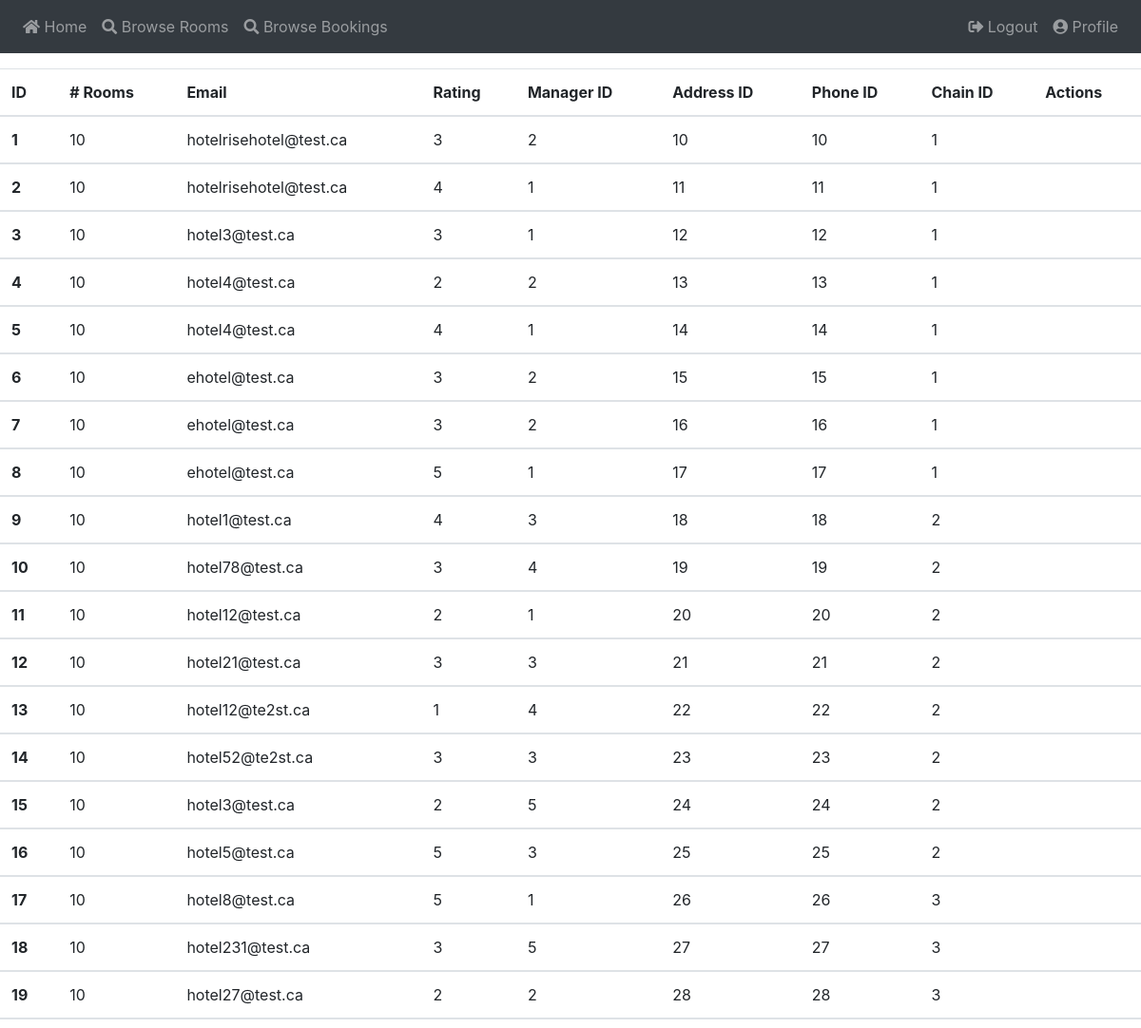
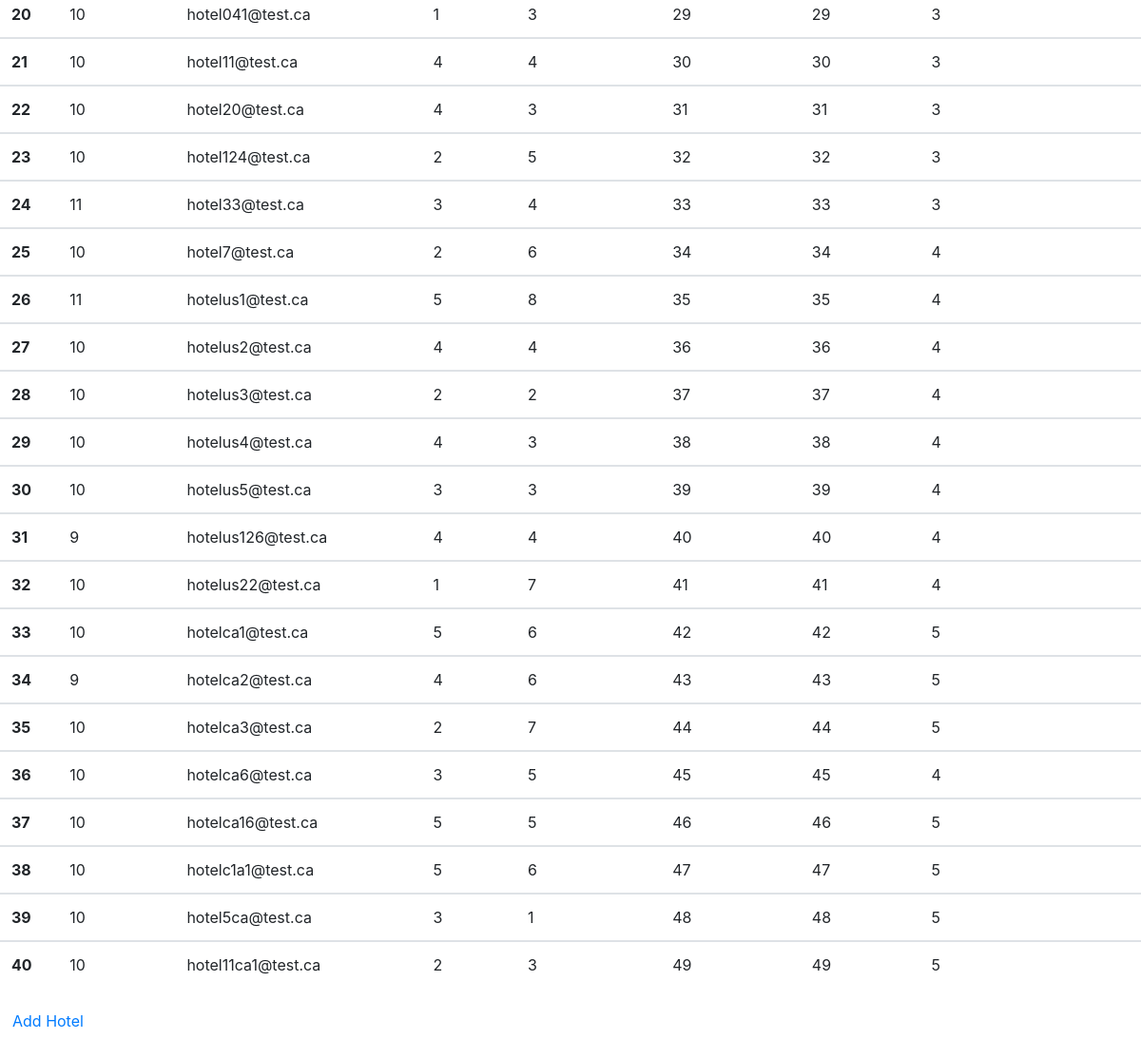
The page /view_hotels (signed in) on the database its author committed (2 pictures, top to bottom).
### app/models.py (models this page shows)
class Hotel(db.Model):
    id          = db.Column(db.Integer, primary_key = True)
    rooms_amt   = db.Column(db.Integer, nullable = False)
    rating      = db.Column(db.Integer, nullable = False)
    email       = db.Column(db.String(128), nullable = False)
    address     = db.Column(db.Integer, db.ForeignKey('addr.id'))
    phone       = db.Column(db.Integer, db.ForeignKey('phone.id'))
    manager     = db.Column(db.Integer, db.ForeignKey('user.id'))
    owned_by    = db.Column(db.Integer, db.ForeignKey('chain.id'))
    rooms       = db.relationship("Room", backref = 'hotel', lazy='dynamic')

### app/routes.py (the view)
@app.route("/view_hotels")
def view_hotels():
    hotels = Hotel.query.all()
    return render_template("view_hotels.html", hotels = hotels)

### app/models.py (called while the page is built)
@login.user_loader
def load_user(id):
    return User.query.get(int(id))

### app/templates/view_hotels.html (shortened to what this page needs)
{% extends "base.html" %}
{% block content %}
    <table class="table">
        <thead>
            <tr>
                <th scope="col">ID</th>
                <th scope="col"># Rooms</th>
                <th scope="col">Email</th>
                <th scope="col">Rating</th>
                <th scope="col">Manager ID</th>
                <th scope="col">Address ID</th>
                <th scope="col">Phone ID</th>
                <th scope="col">Chain ID</th>
                <th scope="col">Actions</th>
            </tr>
        </thead>
    {% for h in hotels %}
        <tbody>
            <tr>
                <th scope="row">{{ h.id }}</th>
                <td>{{ h.rooms_amt }}</td>
                <td>{{ h.email }}</td>
                <td>{{ h.rating }}</td>
                <td>{{ h.manager }}</td>
                <td>{{ h.address }}</td>
                <td>{{ h.phone }}</td>
                <td>{{ h.owned_by }}</td>
                <td>
                </td>
            </tr>
        </tbody>
    {% endfor %}
    </table>
    <a href="{{ url_for('add_hotel') }}" class="btn btn-green">Add Hotel</a>
{% endblock %}

### rows shown on the page
Hotel: id "1", rooms_amt "10", email "hotelrisehotel@test.ca", rating "3", manager "2", address "10", phone "10", owned_by "1"
Hotel: id "2", rooms_amt "10", email "hotelrisehotel@test.ca", rating "4", manager "1", address "11", phone "11", owned_by "1"
Hotel: id "3", rooms_amt "10", email "hotel3@test.ca", rating "3", manager "1", address "12", phone "12", owned_by "1"
Hotel: id "4", rooms_amt "10", email "hotel4@test.ca", rating "2", manager "2", address "13", phone "13", owned_by "1"
Hotel: id "5", rooms_amt "10", email "hotel4@test.ca", rating "4", manager "1", address "14", phone "14", owned_by "1"
Hotel: id "6", rooms_amt "10", email "ehotel@test.ca", rating "3", manager "2", address "15", phone "15", owned_by "1"
Hotel: id "7", rooms_amt "10", email "ehotel@test.ca", rating "3", manager "2", address "16", phone "16", owned_by "1"
Hotel: id "8", rooms_amt "10", email "ehotel@test.ca", rating "5", manager "1", address "17", phone "17", owned_by "1"
Hotel: id "9", rooms_amt "10", email "hotel1@test.ca", rating "4", manager "3", address "18", phone "18", owned_by "2"
Hotel: id "10", rooms_amt "10", email "hotel78@test.ca", rating "3", manager "4", address "19", phone "19", owned_by "2"
Hotel: id "11", rooms_amt "10", email "hotel12@test.ca", rating "2", manager "1", address "20", phone "20", owned_by "2"
Hotel: id "12", rooms_amt "10", email "hotel21@test.ca", rating "3", manager "3", address "21", phone "21", owned_by "2"
Hotel: id "13", rooms_amt "10", email "hotel12@te2st.ca", rating "1", manager "4", address "22", phone "22", owned_by "2"
Hotel: id "14", rooms_amt "10", email "hotel52@te2st.ca", rating "3", manager "3", address "23", phone "23", owned_by "2"
Hotel: id "15", rooms_amt "10", email "hotel3@test.ca", rating "2", manager "5", address "24", phone "24", owned_by "2"
Hotel: id "16", rooms_amt "10", email "hotel5@test.ca", rating "5", manager "3", address "25", phone "25", owned_by "2"
Hotel: id "17", rooms_amt "10", email "hotel8@test.ca", rating "5", manager "1", address "26", phone "26", owned_by "3"
Hotel: id "18", rooms_amt "10", email "hotel231@test.ca", rating "3", manager "5", address "27", phone "27", owned_by "3"
Hotel: id "19", rooms_amt "10", email "hotel27@test.ca", rating "2", manager "2", address "28", phone "28", owned_by "3"
Hotel: id "20", rooms_amt "10", email "hotel041@test.ca", rating "1", manager "3", address "29", phone "29", owned_by "3"
Hotel: id "21", rooms_amt "10", email "hotel11@test.ca", rating "4", manager "4", address "30", phone "30", owned_by "3"
Hotel: id "22", rooms_amt "10", email "hotel20@test.ca", rating "4", manager "3", address "31", phone "31", owned_by "3"
Hotel: id "23", rooms_amt "10", email "hotel124@test.ca", rating "2", manager "5", address "32", phone "32", owned_by "3"
Hotel: id "24", rooms_amt "11", email "hotel33@test.ca", rating "3", manager "4", address "33", phone "33", owned_by "3"
Hotel: id "25", rooms_amt "10", email "hotel7@test.ca", rating "2", manager "6", address "34", phone "34", owned_by "4"
Hotel: id "26", rooms_amt "11", email "hotelus1@test.ca", rating "5", manager "8", address "35", phone "35", owned_by "4"
Hotel: id "27", rooms_amt "10", email "hotelus2@test.ca", rating "4", manager "4", address "36", phone "36", owned_by "4"
Hotel: id "28", rooms_amt "10", email "hotelus3@test.ca", rating "2", manager "2", address "37", phone "37", owned_by "4"
Hotel: id "29", rooms_amt "10", email "hotelus4@test.ca", rating "4", manager "3", address "38", phone "38", owned_by "4"
Hotel: id "30", rooms_amt "10", email "hotelus5@test.ca", rating "3", manager "3", address "39", phone "39", owned_by "4"
Hotel: id "31", rooms_amt "9", email "hotelus126@test.ca", rating "4", manager "4", address "40", phone "40", owned_by "4"
Hotel: id "32", rooms_amt "10", email "hotelus22@test.ca", rating "1", manager "7", address "41", phone "41", owned_by "4"
Hotel: id "33", rooms_amt "10", email "hotelca1@test.ca", rating "5", manager "6", address "42", phone "42", owned_by "5"
Hotel: id "34", rooms_amt "9", email "hotelca2@test.ca", rating "4", manager "6", address "43", phone "43", owned_by "5"
Hotel: id "35", rooms_amt "10", email "hotelca3@test.ca", rating "2", manager "7", address "44", phone "44", owned_by "5"
Hotel: id "36", rooms_amt "10", email "hotelca6@test.ca", rating "3", manager "5", address "45", phone "45", owned_by "4"
Hotel: id "37", rooms_amt "10", email "hotelca16@test.ca", rating "5", manager "5", address "46", phone "46", owned_by "5"
Hotel: id "38", rooms_amt "10", email "hotelc1a1@test.ca", rating "5", manager "6", address "47", phone "47", owned_by "5"
Hotel: id "39", rooms_amt "10", email "hotel5ca@test.ca", rating "3", manager "1", address "48", phone "48", owned_by "5"
Hotel: id "40", rooms_amt "10", email "hotel11ca1@test.ca", rating "2", manager "3", address "49", phone "49", owned_by "5"
